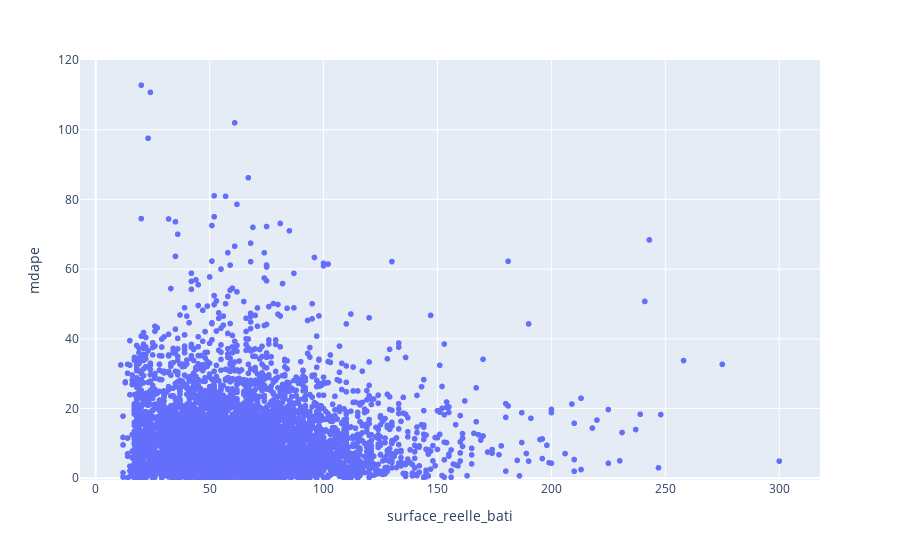

The cell this chart's notebook holds for it:
### Code cell
fig = px.scatter(X_test, x = 'surface_reelle_bati', y = 'mdape')
fig.update_layout(yaxis_range=[-0.5, 120])
fig.show()

### Figure 1 — Plotly figure (JSON) as saved in the notebook; plotly's stock layout.template omitted (floating-point values rounded to 4 significant figures; data arrays with more than 128 entries replaced by an {"elided": "..."} marker saying what was removed)
{"data": [{"hovertemplate": "surface_reelle_bati=%{x}<br>mdape=%{y}<extra></extra>", "legendgroup": "", "marker": {"color": "#636efa", "symbol": "circle"}, "mode": "markers", "name": "", "showlegend": false, "type": "scattergl", "x": {"elided": "6168 int values"}, "xaxis": "x", "y": {"elided": "6168 float values"}, "yaxis": "y"}], "layout": {"legend": {"tracegroupgap": 0}, "margin": {"t": 60}, "xaxis": {"anchor": "y", "domain": [0, 1], "title": {"text": "surface_reelle_bati"}}, "yaxis": {"anchor": "x", "domain": [0, 1], "range": [-0.5, 120], "title": {"text": "mdape"}}}}
